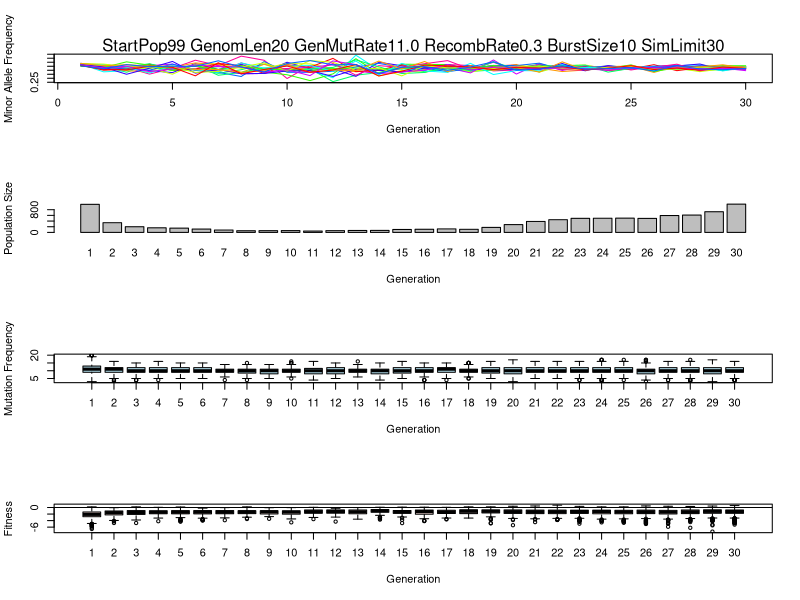

Recreate this plot in R.
# read in the files
genome = read.table('mafs.txt', skip=1, header=TRUE)
annotation <- scan("mafs.txt", what="character", nlines=1, sep='!')
mutants = read.table('muts.txt', header=TRUE)

# make the figure
pdf('mutation_simulation.pdf',8,32)
op <- par(mfrow=c(4,1))
plot.ts(genome[,-1:-2], plot.type="single", col=sample(rainbow(10)), xlab="Generation", ylab="Minor Allele Frequency")
mtext(annotation, side=3)
barplot(genome$Pop, new=T, names.arg=genome$Gen, xlab="Generation", ylab="Population Size")
boxplot(Mut~Gen, data=mutants, col="lightblue", xlab="Generation", ylab="Mutation Frequency")
boxplot(log10(Fit)~Gen, data=mutants, col="mistyrose", xlab="Generation", ylab="Fitness")
abline(a=0, b=0)
dev.off()

# zeroes <- subset(mutants, Mut==0)
# table(zeroes)


#library(reshape2)
#new <- melt(genome, id.vars=c("Gen", "Pop"), measure.vars=3:dim(genome)[2], variable.name="Pos", value.name="MAF")

#ggplot(new, aes(x=Gen, y=MAF, colour=Pos)) +
#  geom_line() +
#  scale_x_continuous(breaks=0:dim(genome)[1]) +
#  scale_fill_brewer(guide=FALSE) +
#  geom_bar()